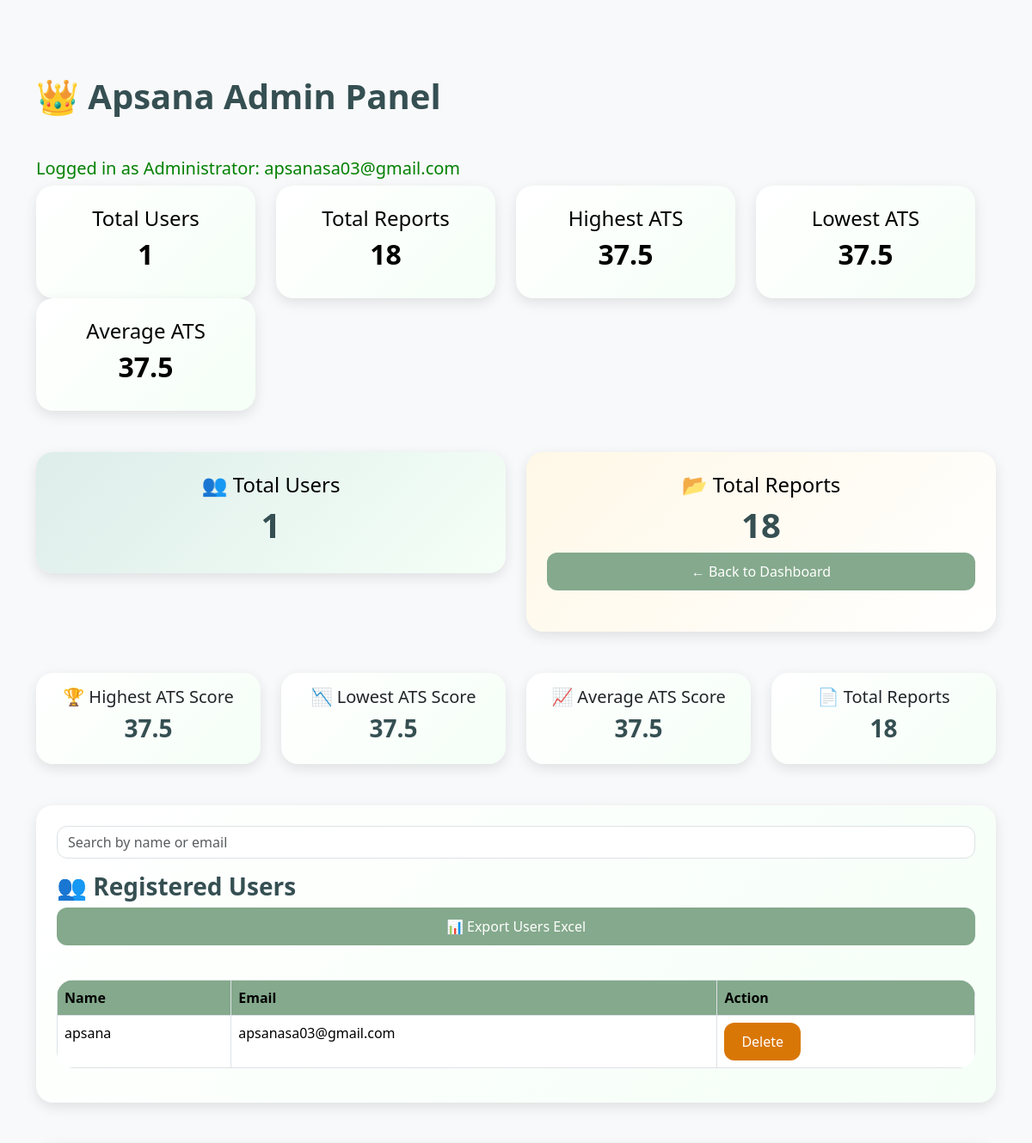
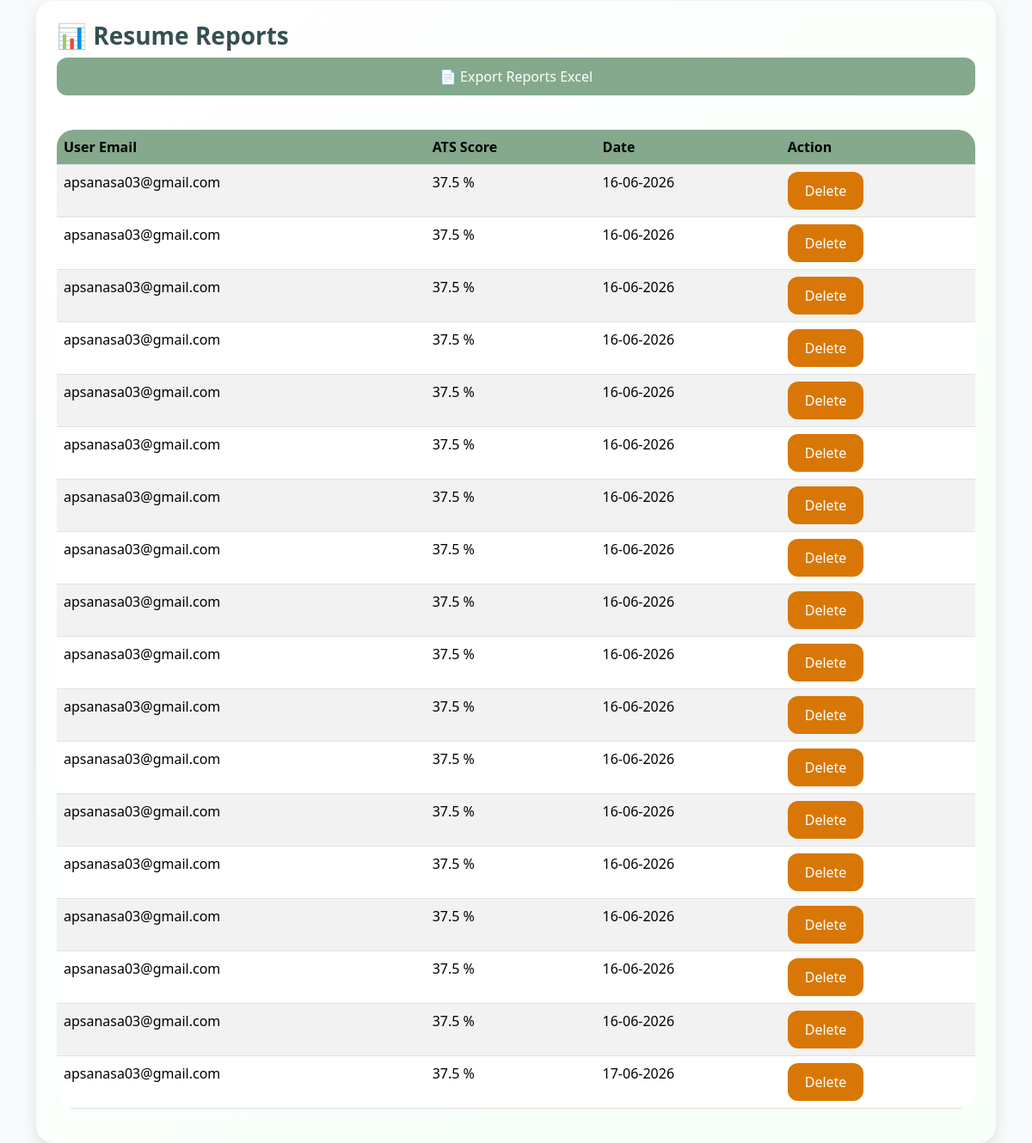
Page /admin (signed in) on the earlier database version (2 pictures, top to bottom).
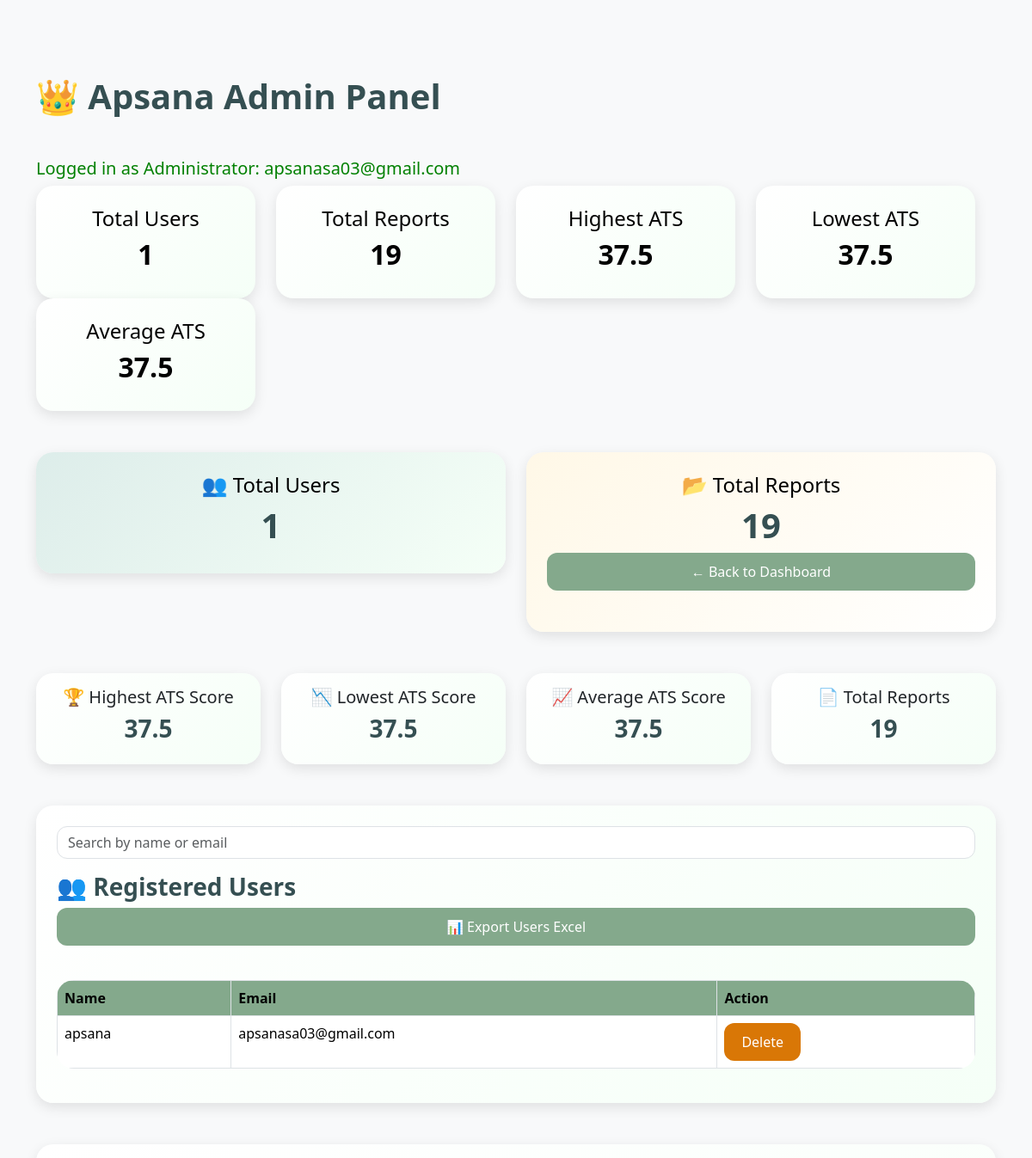
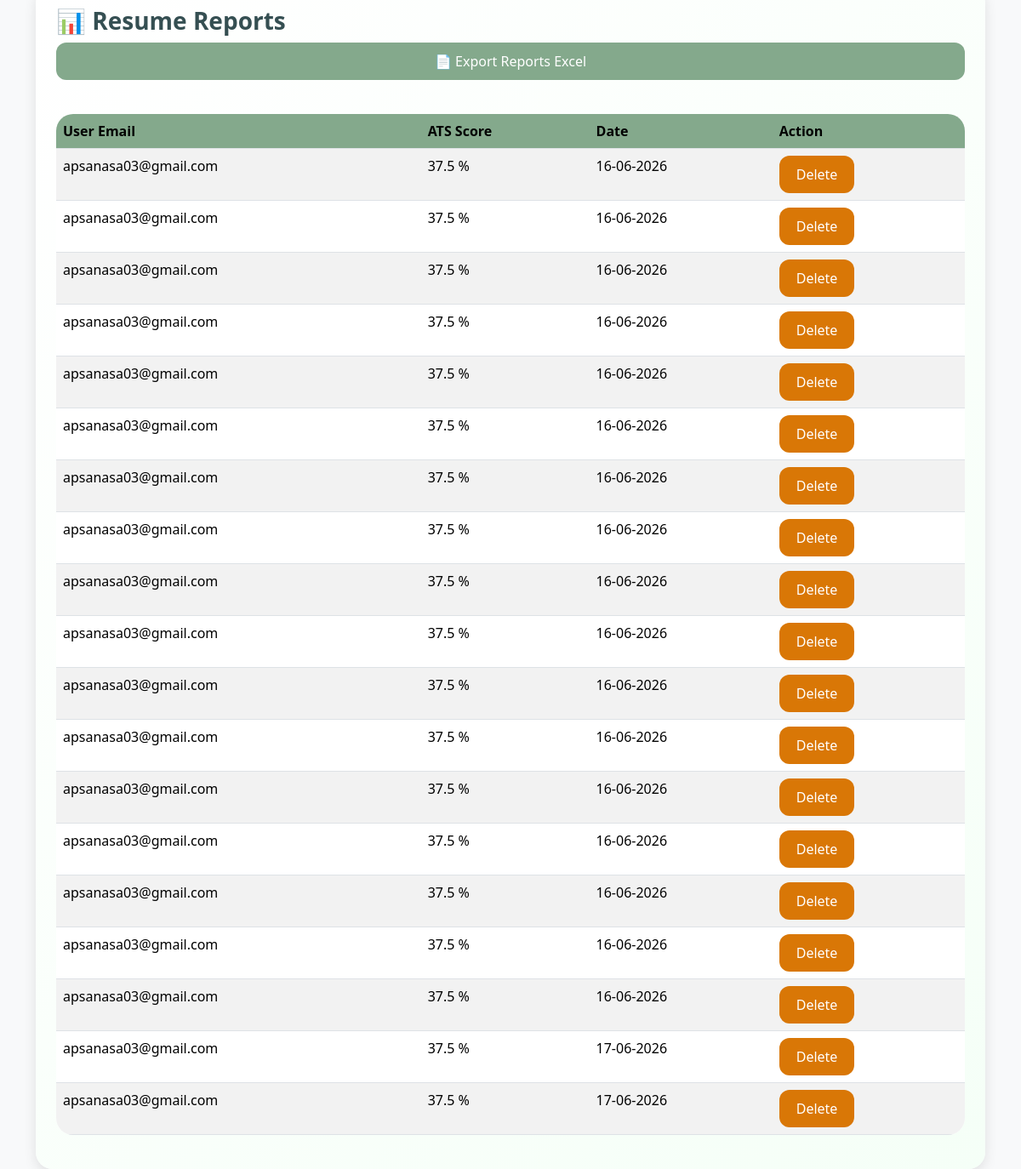
Same page on the later database version (2 pictures, top to bottom).
### tables this page shows
CREATE TABLE users(

        id INTEGER PRIMARY KEY AUTOINCREMENT,

        name TEXT,

        email TEXT UNIQUE,

        password TEXT

    );

CREATE TABLE reports(

        id INTEGER PRIMARY KEY AUTOINCREMENT,

        user_email TEXT,

        score REAL,

        skills TEXT

    , date TEXT);

### app.py (the view)
@app.route('/admin')
def admin():
    if session.get('user') != "apsanasa03@gmail.com":
        return "Access Denied"
    print(session.get('user'))
    search = request.args.get('search')
    if search:
        users = search_users(search)
    else:
        users = get_all_users()
        reports = get_all_reports()
        highest_score, lowest_score, average_score, total_reports = get_statistics()
        total_users = count_users()
        total_reports = count_reports()
        return render_template(
        'admin.html',
        users=users,
        reports=reports,
        highest_score=highest_score,
        lowest_score=lowest_score,
        average_score=average_score,
        total_users=total_users,
        total_reports=total_reports
    )

### utils/database.py (called while the page is built)
def get_all_users():
    conn = sqlite3.connect("database/users.db")
    cursor = conn.cursor()
    cursor.execute(
        """
        SELECT name, email
        FROM users
        """
    )
    users = cursor.fetchall()
    conn.close()
    return users

def get_all_reports():
    conn = sqlite3.connect("database/users.db")
    cursor = conn.cursor()
    cursor.execute(
        """
       SELECT user_email, score,date, id
       FROM reports
        """
    )
    reports = cursor.fetchall()
    conn.close()
    return reports

def count_users():
    conn = sqlite3.connect("database/users.db")
    cursor = conn.cursor()
    cursor.execute(
        """
        SELECT COUNT(*)
        FROM users
        """
    )
    total = cursor.fetchone()[0]
    conn.close()
    return total

def count_reports():
    conn = sqlite3.connect("database/users.db")
    cursor = conn.cursor()
    cursor.execute(
        """
        SELECT COUNT(*)
        FROM reports
        """
    )
    total = cursor.fetchone()[0]
    conn.close()
    return total

### templates/admin.html (shortened to what the changed rows need)
<!DOCTYPE html>
<html lang="en">
<head>
    <link
    href="https://cdn.jsdelivr.net/npm/bootstrap@5.3.3/dist/css/bootstrap.min.css"
    rel="stylesheet">
    <link rel="stylesheet"
    href="{{ url_for('static',
                     filename='css/style.css') }}">
</head>
<body>
<div class="container mt-5">
    <h1 class="mb-5">
        👑  Apsana Admin Panel
    </h1>
    <div class="row mb-5">
        <div class="row mb-5">
    <div class="col-md-3">
        <div class="card text-center p-4 bg-primary text-white">
            <h2>{{ total_users }}</h2>
        </div>
    </div>
    <div class="col-md-3">
        <div class="card text-center p-4 bg-success text-white">
            <h4>Total Reports</h4>
            <h2>{{ total_reports }}</h2>
        </div>
    </div>
    <div class="col-md-3">
        <div class="card text-center p-4 bg-warning text-dark">
            <h2>{{ highest_score }}</h2>
        </div>
    </div>
    <div class="col-md-3">
        <div class="card text-center p-4 bg-danger text-white">
            <h2>{{ lowest_score }}</h2>
        </div>
    </div>
    <div class="col-md-3">
    <div class="card text-center p-4 bg-info text-white">
        <h2>{{ average_score }}</h2>
    </div>
</div>
</div>
    <div class="col-md-6">
        <div class="card text-center p-4"
             style="background:linear-gradient(135deg,#DDEDEA,#F5FFF7);">
            <h1>
                {{ total_users }}
            </h1>
        </div>
    </div>
    <div class="col-md-6">
        <div class="card text-center p-4"
             style="background:linear-gradient(135deg,#FFF8E7,#FFFFFF);">
            <h4>
                📂 Total Reports
            </h4>
            <h1>
                {{ total_reports }}
            </h1>
            <a href="/dashboard"
class="btn btn-success mb-4">
    ← Back to Dashboard
</a>
        </div>
    </div>
</div>
    <div class="row mb-5">
    <div class="col-md-3">
        <div class="card text-center p-3">
            <h5>📄 Total Reports</h5>
            <h3>{{ total_reports }}</h3>
        </div>
    </div>
</div>
    <div class="card p-4 mb-5">
        <br>
<table class="table table-hover table-bordered">
            <thead>
                <tr>
                   <th>Name</th>
                   <th>Email</th>
                   <th>Action</th>
                </tr>
            </thead>
            <tbody>
                {% for user in users %}
<tr>
    <td>
        {{ user[0] }}
    </td>
    <td>
        {{ user[1] }}
    </td>
    <td>
        <a href="/delete-user/{{ user[1] }}"
           class="btn btn-danger">
            Delete
        </a>
    </td>
</tr>
                {% endfor %}
            </tbody>
        </table>
    </div>
<div class="card p-4">
    <br>
    <table class="table table-striped">
        <thead>
            <tr>
                <th>User Email</th>
                <th>ATS Score</th>
                <th>Date</th>
                <th>Action</th>
            </tr>
        </thead>
        <tbody>
            {% for report in reports %}
            <tr>
                <td>
                    {{ report[0] }}
                </td>
                <td>
    {{ report[1] }} %
</td>
<td>
    {{ report[2] }}
</td>
<td>
    <a href="/delete-report/{{ report[3] }}"
       class="btn btn-danger text-white">
        Delete
        </a>
</td>
            </tr>
            {% endfor %}
        </tbody>
    </table>
</div>
</div>
</body>
</html>

Differences in the rows shown:
added reports: user_email "apsanasa03@gmail.com", score "37.5", date "17-06-2026"
Other differences:
{{ total_reports }}: "18" → "19"
